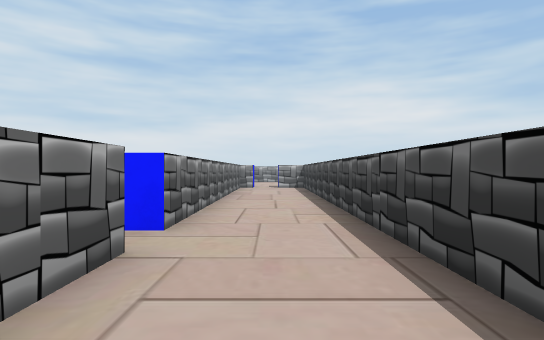
[1] (above)

22 first-person views from a walk through a scene from a Unity 3-D project. The camera is 1.4 m above the floor, looks level and sees 80° across. Doors are open. The floor is counted in squares, 2 m on a side. Each view is taken from the middle of a square. On the plan, view 1 faces up. The plan holds only what a view shows up to about 10 squares ahead; the rest is blank. The place goes on beyond the plan. The player is left out.

[2]
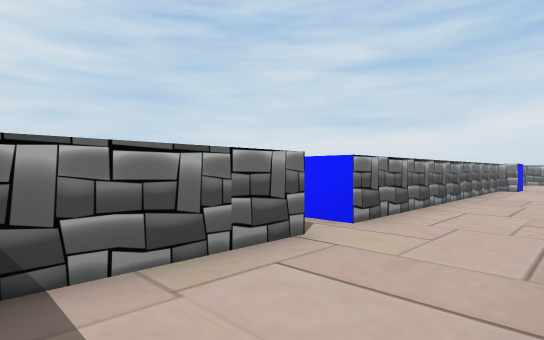

[3]
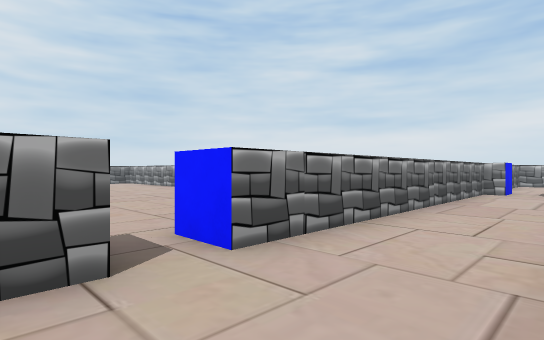

[4]
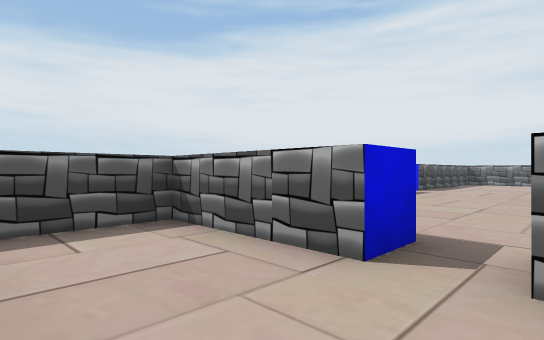

[5]
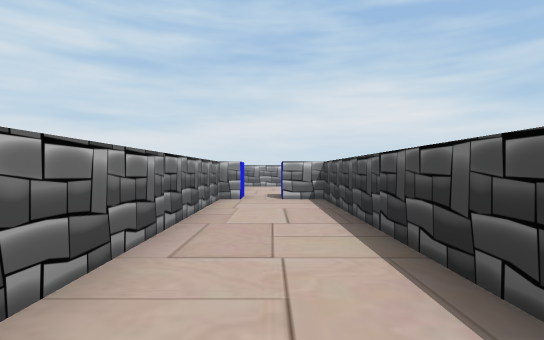

[6]
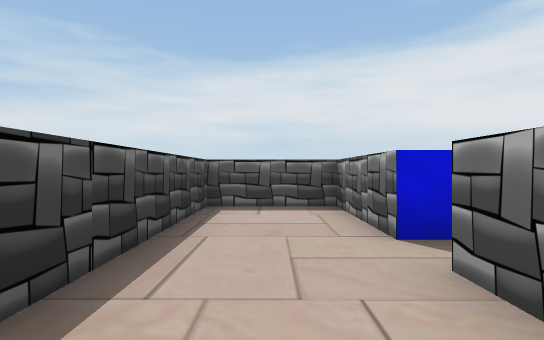

[7]
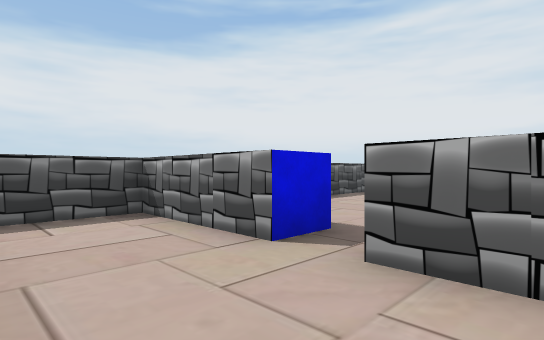

[8]
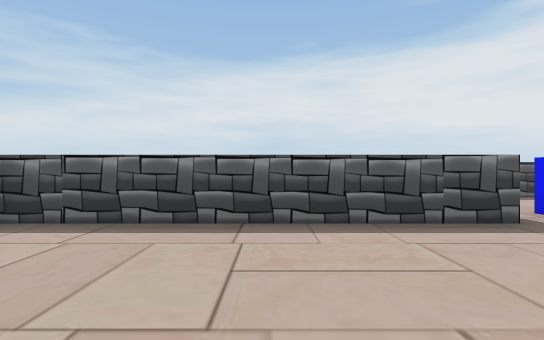

[9]
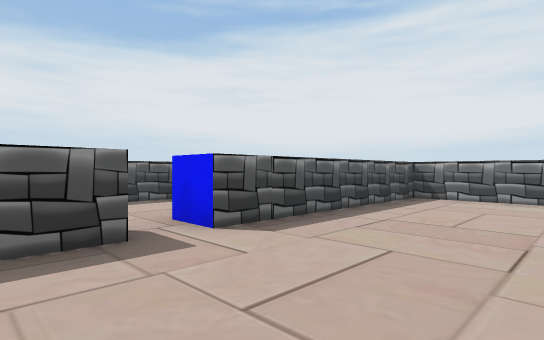

[10]
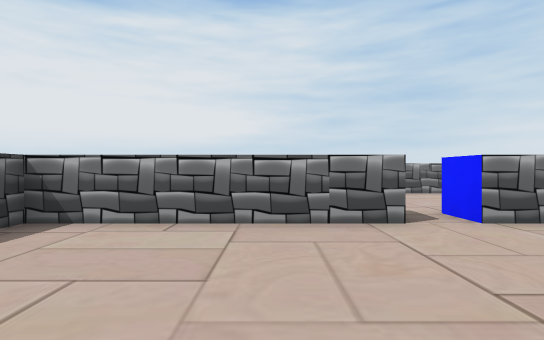

[11]
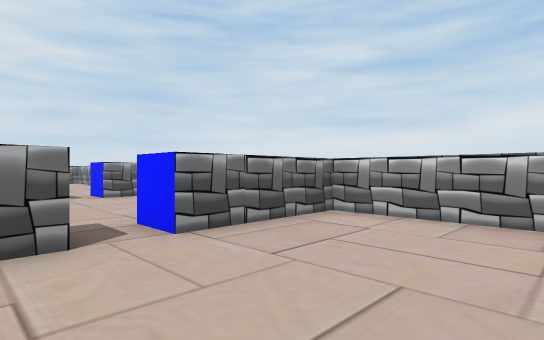

[12]
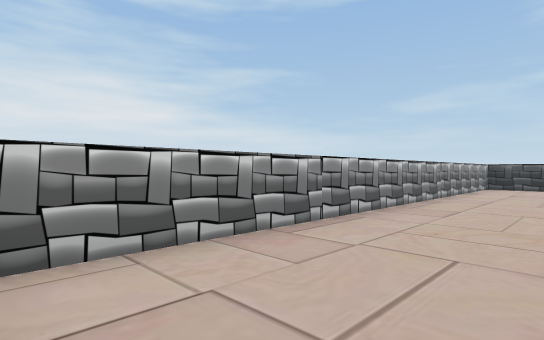

[13]
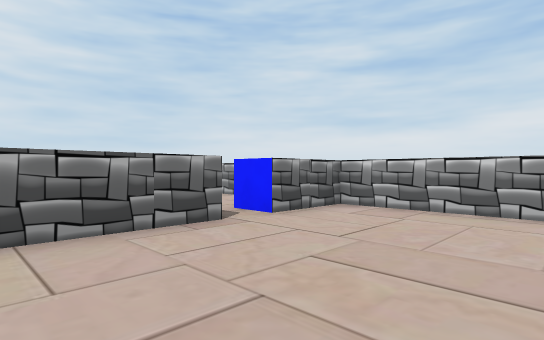

[14]
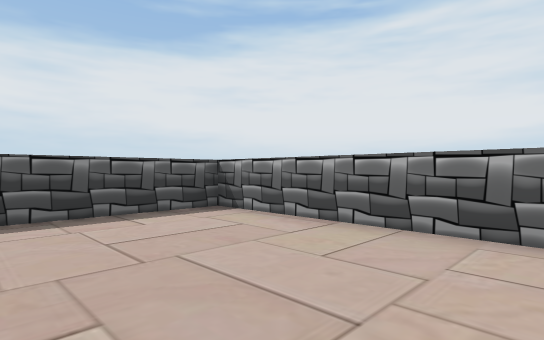

[15]
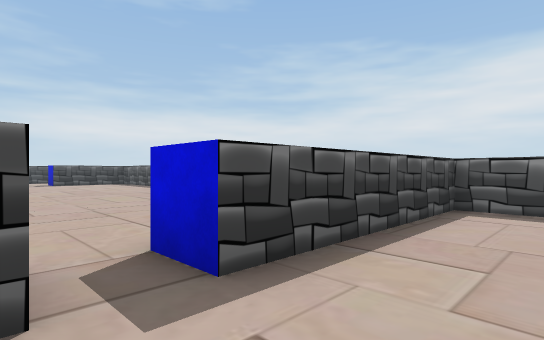

[16]
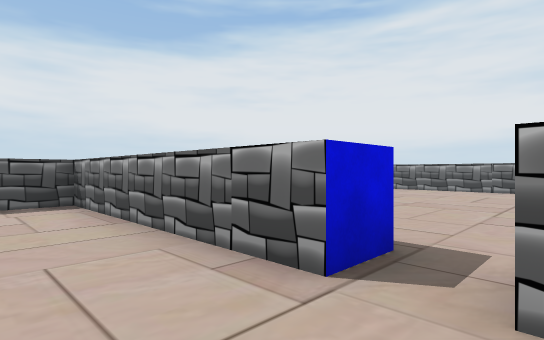

[17]
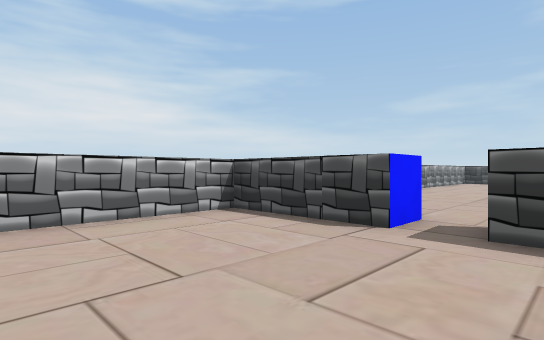

[18]
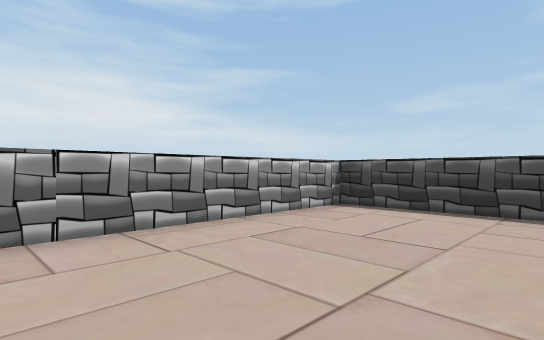

[19]
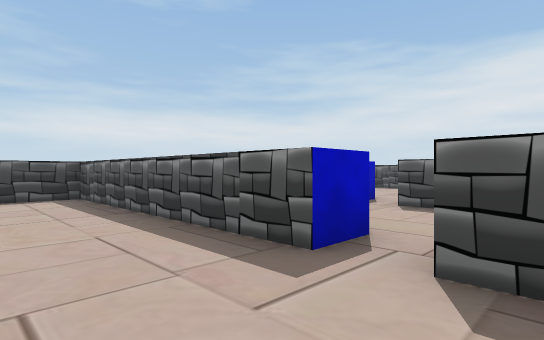

[20]
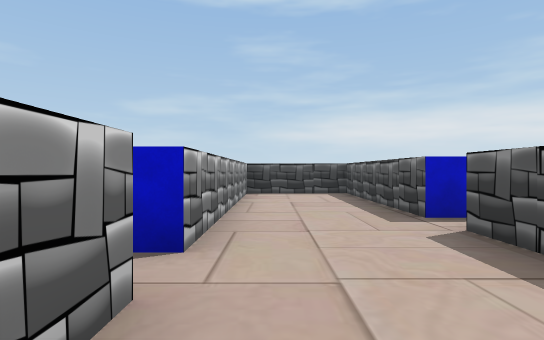

[21]
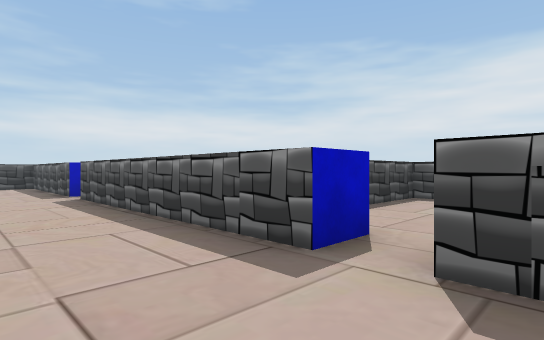

[22]
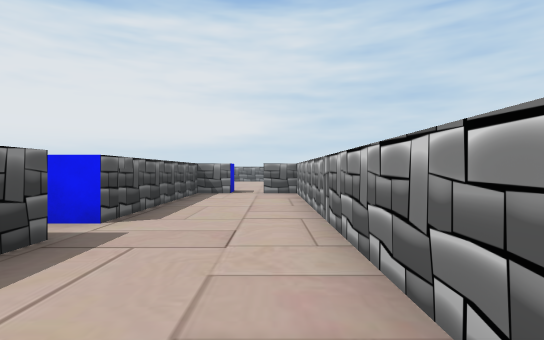

### Floor plan
Points are (right, up) in squares from view 1. A wall is a line through its corners. A room is listed if a view was taken in it or the views show most of it. See-through windows are left out.
Room 1 (views 1, 2, 3, 4, 5, 6, 7)
walls: (-2.2, 2.8) (-1.2, 2.8) (-1.2, -0.2) (1.3, -0.2) (1.3, 11.5); (-1.2, 11.5) (-1.2, 3.8) (-2.2, 3.8)
ways out: open door at (-2, 3) to room 2
Room 2 (views 8, 9, 10, 11, 12, 18, 19)
walls: (-9.3, -1.2) (-9.3, -0.2) (-2.2, -0.2) (-2.2, 1.2); (-17.3, 4.7) (-16.2, 4.7) (-16.2, -0.2) (-10.3, -0.2) (-10.3, -1.2); (-2.2, 5.5) (-2.2, 8.7) (-16.2, 8.7) (-16.2, 5.8) (-17.3, 5.8)
ways out: open door at (-2, 3) to room 1; open door at (-17, 5) to room 3; open door at (-10, -1) to room 4
Room 3 (views 13, 14, 15, 16, 17)
walls: (-21.8, 5.8) (-21.8, -0.2) (-17.3, -0.2) (-17.3, 4.7); (-17.3, 5.8) (-17.3, 8.7) (-21.8, 8.7) (-21.8, 6.8)
ways out: open door at (-17, 5) to room 2; open door at (-22, 6)
Room 4 (views 20, 21, 22)
walls: (-12.9, -1.2) (-21.8, -1.2) (-21.8, -2.2); (-10.3, -1.2) (-11.1, -1.2); (-15.3, -5.4) (-15.3, -4.3) (-8.2, -4.3); (-7.3, -5.2) (-7.3, -4.3) (-2.2, -4.3) (-2.2, -1.2); (-2.5, -1.2) (-9.3, -1.2); (-21.8, -3.1) (-21.8, -4.3) (-16.2, -4.3) (-16.2, -5)
ways out: open door at (-10, -1) to room 2; open door at (-22, -3); open door at (-16, -5); open door at (-8, -5)

Where each view was taken, in squares from view 1:
view 1: 0 up, 0 right, facing up
view 2: 0 up, 1 right, facing up-left
view 3: 2 up, 1 right, facing up-left
view 4: 4 up, 1 right, facing down-left
view 5: 5 up, 0 right, facing up
view 6: 6 up, 0 right, facing down
view 7: 5 up, 1 right, facing down-left
view 8: 4 up, 6 left, facing down
view 9: 3 up, 8 left, facing down-left
view 10: 3 up, 12 left, facing left
view 11: 4 up, 13 left, facing up-left
view 12: 6 up, 16 left, facing up-right
view 13: 3 up, 18 left, facing up-left
view 14: 5 up, 18 left, facing down-left
view 15: 6 up, 19 left, facing down-right
view 16: 7 up, 20 left, facing down-left
view 17: 4 up, 21 left, facing up-right
view 18: 5 up, 8 left, facing up-right
view 19: 2 up, 11 left, facing down-right
view 20: 2 down, 12 left, facing right
view 21: 2 down, 17 left, facing down-right
view 22: 2 down, 12 left, facing left
